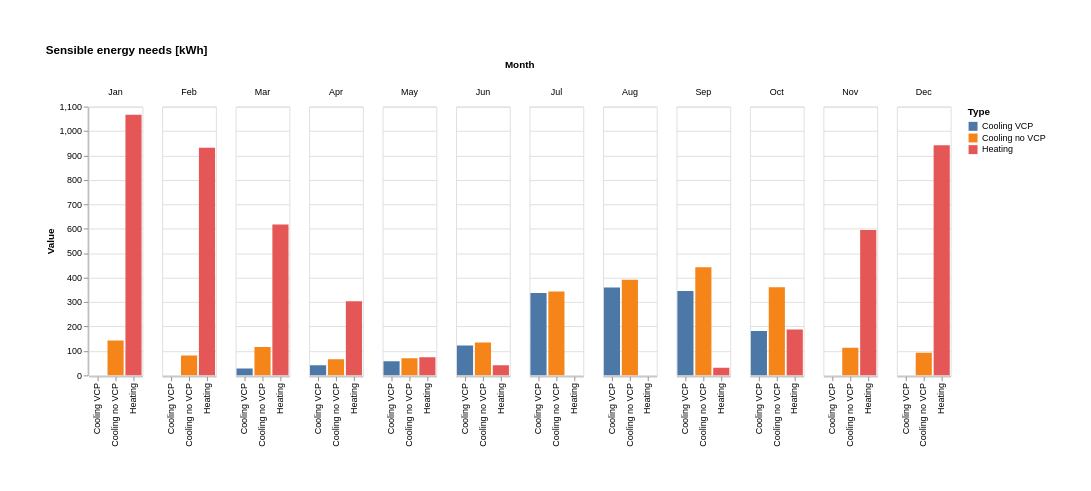

Write the Vega-Lite specification saved for this chart.
### Vega-Lite specification from a JSON file in a GitHub repository (floating-point values rounded to 4 significant figures)
{"$schema": "https://vega.github.io/schema/vega-lite/v6.1.0.json", "config": {"view": {"continuousHeight": 300, "continuousWidth": 300}}, "data": {"name": "data-f2a0ae45905f8dc010add02b48d131e1"}, "datasets": {"data-f2a0ae45905f8dc010add02b48d131e1": [{"Month": "Jan", "Type": "Heating", "Value": 1066.0}, {"Month": "Feb", "Type": "Heating", "Value": 932.1}, {"Month": "Mar", "Type": "Heating", "Value": 617.1}, {"Month": "Apr", "Type": "Heating", "Value": 303.1}, {"Month": "May", "Type": "Heating", "Value": 74.7}, {"Month": "Jun", "Type": "Heating", "Value": 41.4}, {"Month": "Jul", "Type": "Heating", "Value": 0.0}, {"Month": "Aug", "Type": "Heating", "Value": 0.0}, {"Month": "Sep", "Type": "Heating", "Value": 31.05}, {"Month": "Oct", "Type": "Heating", "Value": 187.6}, {"Month": "Nov", "Type": "Heating", "Value": 594.7}, {"Month": "Dec", "Type": "Heating", "Value": 941.5}, {"Month": "Jan", "Type": "Cooling no VCP", "Value": 142.7}, {"Month": "Feb", "Type": "Cooling no VCP", "Value": 81.33}, {"Month": "Mar", "Type": "Cooling no VCP", "Value": 116.0}, {"Month": "Apr", "Type": "Cooling no VCP", "Value": 66.6}, {"Month": "May", "Type": "Cooling no VCP", "Value": 69.93}, {"Month": "Jun", "Type": "Cooling no VCP", "Value": 134.7}, {"Month": "Jul", "Type": "Cooling no VCP", "Value": 343.4}, {"Month": "Aug", "Type": "Cooling no VCP", "Value": 391.9}, {"Month": "Sep", "Type": "Cooling no VCP", "Value": 442.3}, {"Month": "Oct", "Type": "Cooling no VCP", "Value": 360.7}, {"Month": "Nov", "Type": "Cooling no VCP", "Value": 113.7}, {"Month": "Dec", "Type": "Cooling no VCP", "Value": 93.23}, {"Month": "Jan", "Type": "Cooling VCP", "Value": 3.929e-13}, {"Month": "Feb", "Type": "Cooling VCP", "Value": 2.619e-13}, {"Month": "Mar", "Type": "Cooling VCP", "Value": 28.72}, {"Month": "Apr", "Type": "Cooling VCP", "Value": 41.77}, {"Month": "May", "Type": "Cooling VCP", "Value": 57.58}, {"Month": "Jun", "Type": "Cooling VCP", "Value": 122.8}, {"Month": "Jul", "Type": "Cooling VCP", "Value": 337.4}, {"Month": "Aug", "Type": "Cooling VCP", "Value": 360.0}, {"Month": "Sep", "Type": "Cooling VCP", "Value": 346.0}, {"Month": "Oct", "Type": "Cooling VCP", "Value": 182.3}, {"Month": "Nov", "Type": "Cooling VCP", "Value": 3.638e-13}, {"Month": "Dec", "Type": "Cooling VCP", "Value": 2.765e-13}]}, "encoding": {"color": {"field": "Type", "type": "nominal"}, "column": {"field": "Month", "sort": ["Jan", "Feb", "Mar", "Apr", "May", "Jun", "Jul", "Aug", "Sep", "Oct", "Nov", "Dec"], "type": "nominal"}, "tooltip": [{"field": "Month", "type": "nominal"}, {"field": "Type", "type": "nominal"}, {"field": "Value", "type": "quantitative"}], "x": {"field": "Type", "title": "", "type": "ordinal"}, "y": {"field": "Value", "type": "quantitative"}}, "mark": {"type": "bar"}, "padding": 50, "params": [{"bind": "scales", "name": "param_1e9efca18e7a2868", "select": {"encodings": ["x", "y"], "type": "interval"}}], "title": "Sensible energy needs [kWh]"}
